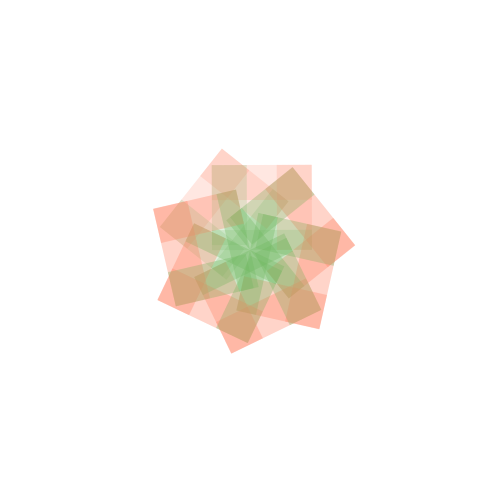
Frame 1 (no input)
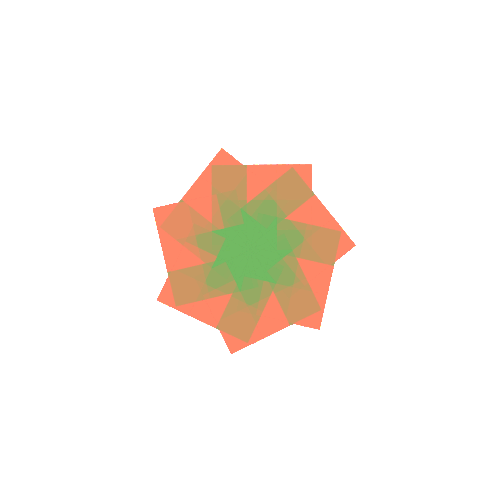
Frame 60 (the mouse pressed at the canvas centre just before this capture)
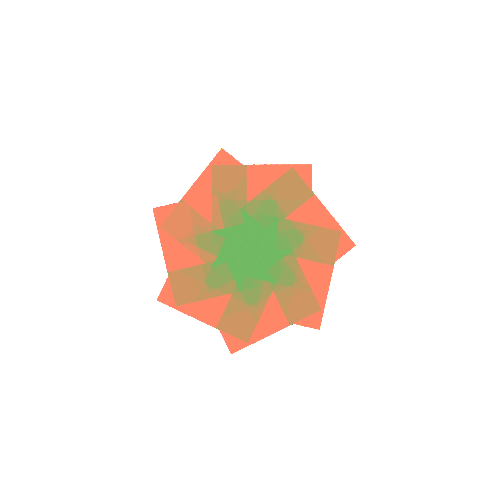
Frame 120 (the mouse held since frame 60 and released just before this capture)

The Processing sketch that drew these frames (run headless with seeded random() and noise(); from frame 60 on, the mouse is pressed at the canvas centre):

// Processing sketch: processing_85127
// ── processing_85127.pde

void setup(){
size(500, 500);
 background(255);
 smooth();
}

void draw(){
  noStroke();
  //ㄱㄱ
  translate(width/2, height/2);
  for (int i=0;i<360;i=i+30){
 rotate(radians(51.4)); 
  fill(255,135,100,50);
  rect(-38,-85,100,35);
  rect(27,-85,35,85);
  //ㄴ
  fill(110,185,95,50);
  rect(-38,-20,100,20);
  rect(-38,-85,35,80);
 }
}
